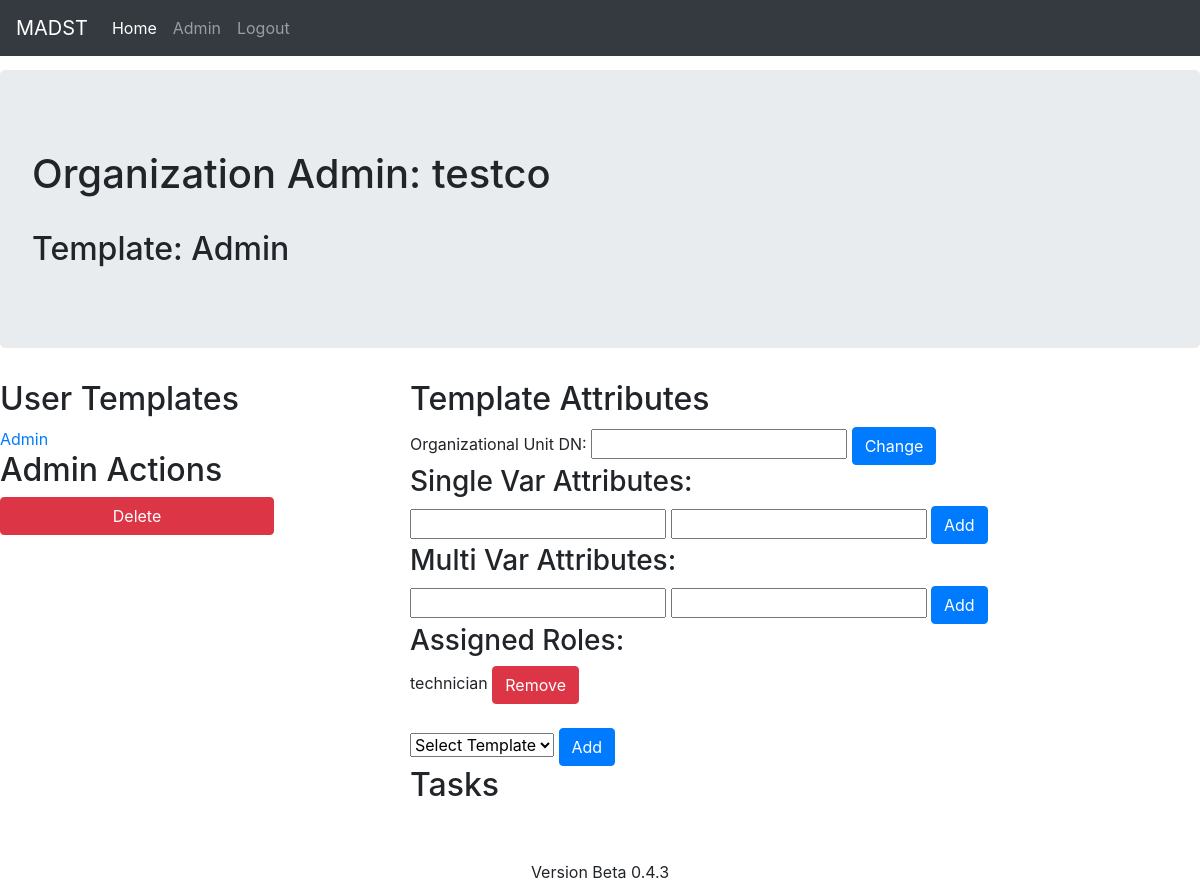
The app's page /admin/org/template (signed in) with its own data.
### app/models.py (models this page shows, shortened)
class Organization(db.Model):
	__tablename__ = 'organization'
	id = db.Column(db.Integer, primary_key=True)
	name = db.Column(db.String(120))
	admin_ou = db.Column(db.String(120))
	billing_group = db.Column(db.String(120))
	templates = relationship("UserTemplate", back_populates="organization")
	sync_key = db.Column(db.String(120))
	apikey = db.Column(db.String(120))
	billable_users = db.Column(db.Integer)
	disabled = db.Column(db.Boolean)
	admin_users = relationship(
		"User",
		secondary=admin_user_table,
		back_populates="admin_orgs"
	)

class UserTemplate(db.Model):
	__tablename__="user_template"
	id = db.Column(db.Integer, primary_key=True)
	organization_id = db.Column(db.Integer, db.ForeignKey('organization.id'))
	organization = relationship("Organization", back_populates="templates")
	name = db.Column(db.String(120))
	user_ou = db.Column(db.String(120))
	disabled = db.Column(db.Boolean)
	single_attributes = relationship("SingleAttributes")
	multi_attributes = relationship("MultiAttributes")
	tasks = relationship("Task", back_populates="template")
	roles = relationship(
		"Role",
		secondary=role_template_map,
		back_populates="usertemplates"
	)

class Role(db.Model):
	__tablename__ = 'role'
	id = db.Column(db.Integer, primary_key=True)
	name = db.Column(db.String(120), unique=True)
	disabled = db.Column(db.Boolean())
	ldap_group_dn = db.Column(db.String(120))
	users = relationship(
		"User",
		secondary=role_table,
		back_populates="roles"
	)
	usertemplates = relationship(
		"UserTemplate",
		secondary=role_template_map,
		back_populates="roles"
	)

### app/views.py (the view, shortened to what this page needs)
@app.route('/admin/org/template', methods=['GET', 'POST'])
@login_required
@required('admin')
@no_disabled_users
@with_db_session
def admin_org_template(sesh, **kwargs):
	selected_single_attribute = request.args.get('selected_single_attribute', default=0, type=int)
	selected_multi_attribute = request.args.get('selected_multi_attribute', default=0, type=int)
	template_id = request.args.get('template_id', default=1, type=int)
	delete = request.args.get('delete', default=0, type=int)
	""" Forms """
	svform = KeyValueModify()
	new_sv_form = KeyValueAdd()
	form = AddName()
	mvform = MultiKeyValueModify()
	new_mvform = MultiKeyValueAdd()
	ouform = OUName()
	roleform = AddRole()
	if request.method == 'GET':
		template = sesh.query(models.UserTemplate).filter_by(id=template_id).first()
		roles = sesh.query(models.Role).all()
		choices = [(0, "Select Template")]
		for r in roles:
			if r.id not in get_current_role_ids(sesh, template_id):
				choices.append((r.id, r.name))
			roleform.rolename.choices = choices
		if delete == 1:
			template = sesh.query(models.UserTemplate).filter_by(id=template_id).first()
			template.disabled = True
			sesh.add(template)
			sesh.commit()
			return(redirect(url_for('admin_org', admin_org=template.organization.id)))
		template = sesh.query(models.UserTemplate).filter_by(id=template_id).first()
		org = template.organization
		templates = org.templates
		single_attributes = template.single_attributes
		multi_attributes = template.multi_attributes
		""" Get Selected Attribute info to populate form, if selected """
		if selected_single_attribute:
			single_atrib = sesh.query(models.SingleAttributes).filter_by(id=selected_single_attribute).first()
			svform.mod_key.data = single_atrib.key
			svform.mod_value.data = single_atrib.value
		""" Get Selected Multi Attribute to populate form, if selected """
		if selected_multi_attribute:
			multi_atrib = sesh.query(models.MultiAttributes).filter_by(id=selected_multi_attribute).first()
			mvform.mod_mkey.data = multi_atrib.key
			mvform.mod_mvalue.data = multi_atrib.value
		ouform.ouname.data = template.user_ou
		return render_template(
			'admin_org_template.html',
			form=form,
			svform=svform,
			single_attributes=single_attributes,
			multi_attributes=multi_attributes,
			title='Template Admin: {} ({})'.format(template.name.title(), org.name.title()),
			org=org,
			templates=templates,
			selected_single_attribute=selected_single_attribute,
			selected_multi_attribute=selected_multi_attribute,
			template=template,
			new_sv_form=new_sv_form,
			mvform=mvform,
			version_number=version_number,
			new_mvform=new_mvform,
			ouform=ouform,
			roleform=roleform
		)

### app/forms.py
class KeyValueModify(Form):
	mod_key = StringField('Attribute Name', validators=[DataRequired()])
	mod_value = StringField('Value', validators=[DataRequired()])
	mod_delete = BooleanField('delete', default=False)

class KeyValueAdd(Form):
	key = StringField('Attribute Name', validators=[DataRequired()])
	value = StringField('Value', validators=[DataRequired()])

### app/models.py (called while the page is built)
	@property
	def is_authenticated(self):
		return True

	def check_role(self, role):
		if type(role) is str:
			rolelist = []
			for r in self.roles:
				rolelist.append(r.name)
			if role in rolelist:
				return True
		if role in self.roles:
			return True

### app/views.py (called while the page is built)
def get_current_role_ids(session, template_id):
	template = session.query(models.UserTemplate).filter_by(id=template_id).first()
	roleids = []
	for r in template.roles:
		roleids.append(r.id)
	return roleids

@login_manager.user_loader
def load_user(username):
	return db.session.query(models.User).filter_by(username=username).first()

@app.before_request
def before_request():
	g.user = current_user

### app/templates/admin_org_template.html (shortened to what this page needs)
{%extends "base.html" %}
{% block content %}
<main role="main">
    <div class="jumbotron">
            <p><h1>Organization Admin: {{ org.name }}</h1>
            <br> <h2> Template: {{ template.name }}</h2>
            </p>
    </div>
    <div class="row">
            <div class="col-4"><h2>User Templates</h2>
        {% for i in templates %}
        <div>
            <a href={{ url_for('admin_org_template',template_id=i.id) }}>{{ i.name.title() }}</a>
        </div>
        {% endfor %}
                <div>
                     <h2>Admin Actions</h2>
                     <input class="btn btn-danger" data-toggle="confirmation" value="Delete" onclick="location.href = '{{ url_for('admin_org_template', template_id=template.id, delete=1) }}';">
                </div>
    </div>
    <div class="col-8">
        <h2>Template Attributes</h2>
        <div>
            <form action="" method="post" name="changeuserou">
            Organizational Unit DN: {{ ouform.ouname }} <input class="btn btn-primary" type="submit" value="Change">
            </form>
        </div>
        <div>
            <h3>Single Var Attributes:</h3>
            <div>
                <form action="" method="post" name="addkv">
                {{ new_sv_form.key }} {{ new_sv_form.value }} <input class="btn btn-primary" type="submit" value="Add">
                </form>
            </div>
        </div>
                <div>
            <h3>Multi Var Attributes:</h3>
            <div>
                <form action="" method="post" name="addkv">
                {{ new_mvform.mkey }} {{ new_mvform.mvalue }} <input class="btn btn-primary" type="submit" value="Add">
                </form>
            </div>
            <div>
                <h3>
                    Assigned Roles:
                </h3>
                {% for r in template.roles %}
                <form method="post" action="template?template_id={{ template.id }}" class="inline">
                {{ r.name }} <button type="submit" name="remove_role" value="{{ r.id }}" class="btn btn-xs btn-danger">Remove</button>
                </form><br>
                {% endfor %}
                <form action="" method="post" name="Inputs">
                {{ roleform.rolename() }} <input class="btn btn-primary" type="submit" value="Add">
                </form>
            </div>
            <div>
            <h2>Tasks</h2>
          </div>
        </div>
    </div>
    </div>
</main>
{% endblock %}

### app/static/css/navbar-top-fixed.css (style rules this page uses)
body { min-height: 200px; padding-top: 70px; }

### records on screen
Organization: name "testco"
UserTemplate: name "Admin"
Role: name "technician", {{ r.id }} 2 (drawn)

### other values on screen
{{ version_number }} "Beta 0.4.3"
